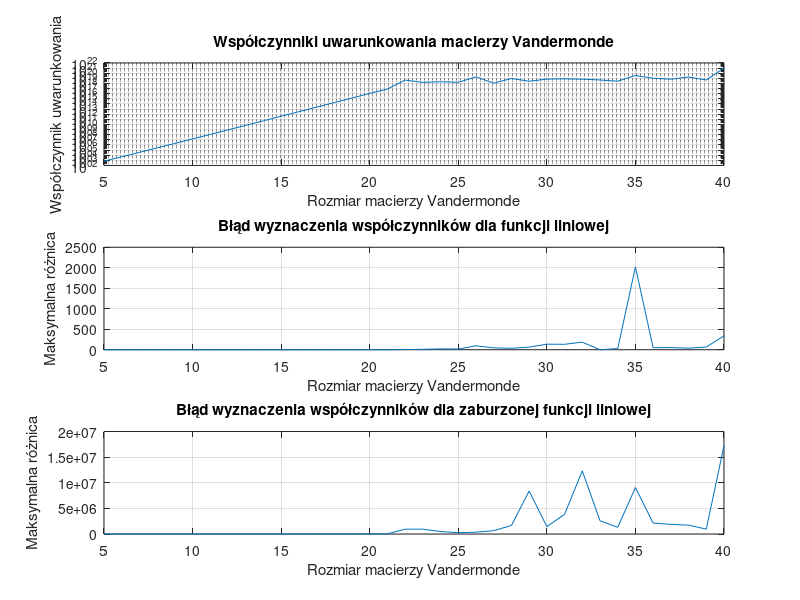

The MATLAB source for this figure:
function [matrix_condition_numbers, max_coefficients_difference_1, max_coefficients_difference_2] = zadanie3()
    % Zwracane są trzy wektory wierszowe:
    % matrix_condition_numbers - współczynniki uwarunkowania badanych macierzy Vandermonde
    % max_coefficients_difference_1 - maksymalna różnica między referencyjnymi a obliczonymi współczynnikami wielomianu,
    %       gdy b zawiera wartości funkcji liniowej
    % max_coefficients_difference_2 - maksymalna różnica między referencyjnymi a obliczonymi współczynnikami wielomianu,
    %       gdy b zawiera zaburzone wartości funkcji liniowej
    
    N = 5:40;
    
    %% chart 1
    matrix_condition_numbers = zeros(1, length(N));
     for i = 1:length(N)
            ni = N(i);
            V = vandermonde_matrix(ni);
            matrix_condition_numbers(i) = cond(V);
     end
    
    %% chart 2
    max_coefficients_difference_1 = zeros(1, length(N));
    a1 = randi([20,30]);
    for i = 1:length(N)
        ni = N(i);
        V = vandermonde_matrix(ni);
        
        % Niech wektor b zawiera wartości funkcji liniowej
        b = linspace(0,a1,ni)';
        reference_coefficients = [ 0; a1; zeros(ni-2,1) ]; % tylko a1 jest niezerowy
        
        % Wyznacznie współczynników wielomianu interpolującego
        calculated_coefficients = V \ b;
    
        max_coefficients_difference_1(i) = max(abs(calculated_coefficients-reference_coefficients));
    end
    
    %% chart 3
    max_coefficients_difference_2 = zeros(1, length(N));
    for i = 1:length(N)
        ni = N(i);
        V = vandermonde_matrix(ni);
        
        % Niech wektor b zawiera wartości funkcji liniowej nieznacznie zaburzone
        b = linspace(0,a1,ni)' + rand(ni,1)*1e-10;
        reference_coefficients = [ 0; a1; zeros(ni-2,1) ]; % tylko a1 jest niezerowy
        
        % Wyznacznie współczynników wielomianu interpolującego
        calculated_coefficients = V \ b;
        
        max_coefficients_difference_2(i) = max(abs(calculated_coefficients-reference_coefficients));
    end
    
    figure;

    subplot(3,1,1);
    semilogy(N, matrix_condition_numbers);
    title('Współczynniki uwarunkowania macierzy Vandermonde');
    xlabel('Rozmiar macierzy Vandermonde');
    ylabel('Współczynnik uwarunkowania');
    grid on;

    subplot(3,1,2);
    plot(N, max_coefficients_difference_1);
    title('Błąd wyznaczenia współczynników dla funkcji liniowej');
    xlabel('Rozmiar macierzy Vandermonde');
    ylabel('Maksymalna różnica');
    grid on;

    subplot(3,1,3);
    plot(N, max_coefficients_difference_2);
    title('Błąd wyznaczenia współczynników dla zaburzonej funkcji liniowej');
    xlabel('Rozmiar macierzy Vandermonde');
    ylabel('Maksymalna różnica');
    grid on;

    saveas(gcf, 'zadanie3.png');

end


function V = vandermonde_matrix(N)
    x_coarse = linspace(0,1,N);
    V = zeros(N);

    for i = 1:N
        V(:,i) = x_coarse.^(i-1);
    end
end